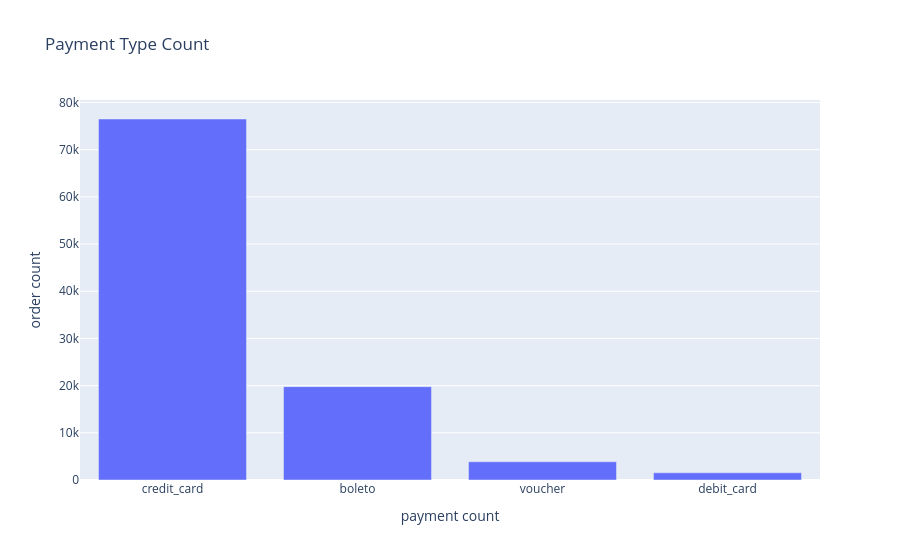

Notebook code cell kept with this figure:
### Code cell
import plotly.express as px

fig = px.bar(
    x = payment_type_count.index,
    y = payment_type_count.values,
    title = "Payment Type Count",
    labels = {"x": "payment count", "y": "order count"}
)

fig.show()

### Figure 1 — Plotly figure (JSON) as saved in the notebook; plotly's stock layout.template omitted (floating-point values rounded to 4 significant figures)
{"data": [{"alignmentgroup": "True", "hovertemplate": "payment count=%{x}<br>order count=%{y}<extra></extra>", "legendgroup": "", "marker": {"color": "#636efa", "pattern": {"shape": ""}}, "name": "", "offsetgroup": "", "orientation": "v", "showlegend": false, "textposition": "auto", "type": "bar", "x": ["credit_card", "boleto", "voucher", "debit_card"], "xaxis": "x", "y": [76505, 19784, 3866, 1528], "yaxis": "y"}], "layout": {"barmode": "relative", "legend": {"tracegroupgap": 0}, "title": {"text": "Payment Type Count"}, "xaxis": {"anchor": "y", "domain": [0, 1], "title": {"text": "payment count"}}, "yaxis": {"anchor": "x", "domain": [0, 1], "title": {"text": "order count"}}}}
